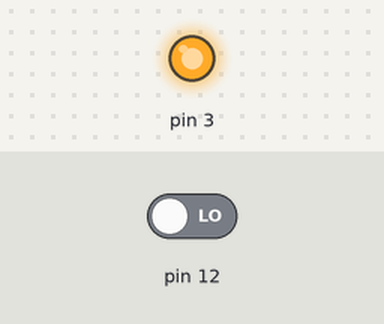
The sketch below on a simulated Arduino Uno, built with avr-gcc and run on an emulated ATmega328P. Shown: output pins drawn as LEDs (lit = HIGH). The inputs (shaded band) are chosen by the test bench; at power-on: pin 12 LOW.

Above: at 1.2 s.
1.3 s: pin 12 driven HIGH
At 2.5 s:
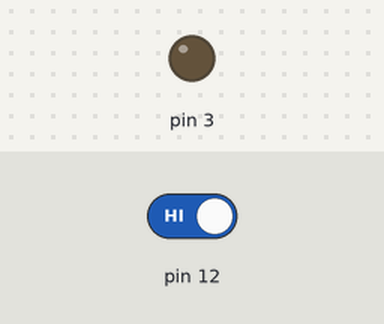
2.8 s: pin 12 driven LOW
At 3.8 s:
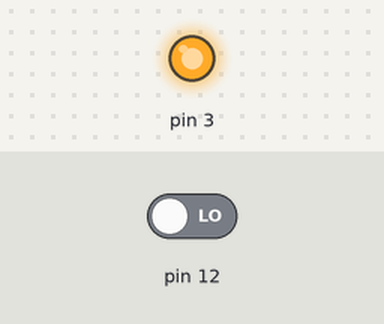
Timing chart, 0 to 5.8 s (numbered marks = the images above; inputs shaded):
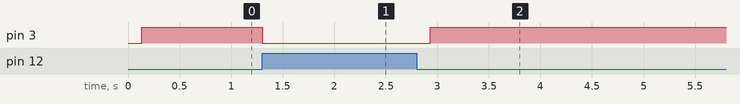

The sketch:

smooth_on_off.ino
```cpp
#include "smooth_on_off.h"
int on = 0;
void setup() { DDRD = (1 << DDD3);}

void loop() {
    if (PINB & (1 << PB4)) {
      if (on){
        Off();
        on = 0;}

    } else {
      if (!on) {
        //On();
        SmoothSwitch(ON);
        on = 1;}

    };
}
```

smooth_on_off.cpp
```cpp
#include "smooth_on_off.h"

float duty, end_duty;

ISR(TIMER2_COMPB_vect) {
  OCR2B = duty;
  if (end_duty == ON) {
    if (duty < end_duty) duty += PWM_INCREMENT; else {
      TCCR2A = 0;  //smooth on
      TCCR2B = 0;
      TIMSK2 = 0;
      PORTD = (1 << PD3);
    }
  }
  else {
    if (duty > end_duty) duty -= PWM_INCREMENT;  //smooth off
    else {
      TCCR2A = 0;
      TCCR2B = 0;
      TIMSK2 = 0;
      PORTD = (0 << PD3);
    }
  }
}

void On() {
  TCCR2A = 0;
  TCCR2B = 0;
  TIMSK2 = 0;
  DDRD = (1 << DDD3);
  PORTD = (1 << PD3);
}

void Off() {
  TCCR2A = 0;
  TCCR2B = 0;
  TIMSK2 = 0;
  DDRD = (1 << DDD3);
  PORTD = (0 << PD3);
}

void SmoothSwitch(uint8_t switching_direction) {
  if (switching_direction == ON) {
    duty = OFF;
    end_duty = ON;
  } else {
    duty = ON;
    end_duty = OFF;
  }
  //start pwm
  DDRD = (1 << DDD3);
  TCCR2A = (1 << COM2B1) | (1 << WGM20);
  TCCR2B = (0 << WGM22) | (0 << CS22) | (1 << CS21) | (1 << CS20);
  TIMSK2 = (1 << OCIE2B);
  OCR2B = 0x0; //255 - 100%
  sei();
};
```

smooth_on_off.h
```cpp
#ifndef smooth_on_off_h_
#define smooth_on_off_h_

#include <avr/io.h>
#include <avr/interrupt.h>
#include <inttypes.h>

#define PWM_INCREMENT 1
#define ON 255
#define OFF 0

void SmoothSwitch(uint8_t switching_direction);
void On();
void Off();

#endif /*smooth_on_off_h_ */
```

Measured:
- after the input at 1.3 s, pin 3: HIGH → LOW at once
- after the input at 2.8 s, pin 3: LOW → HIGH after 0.13 s
